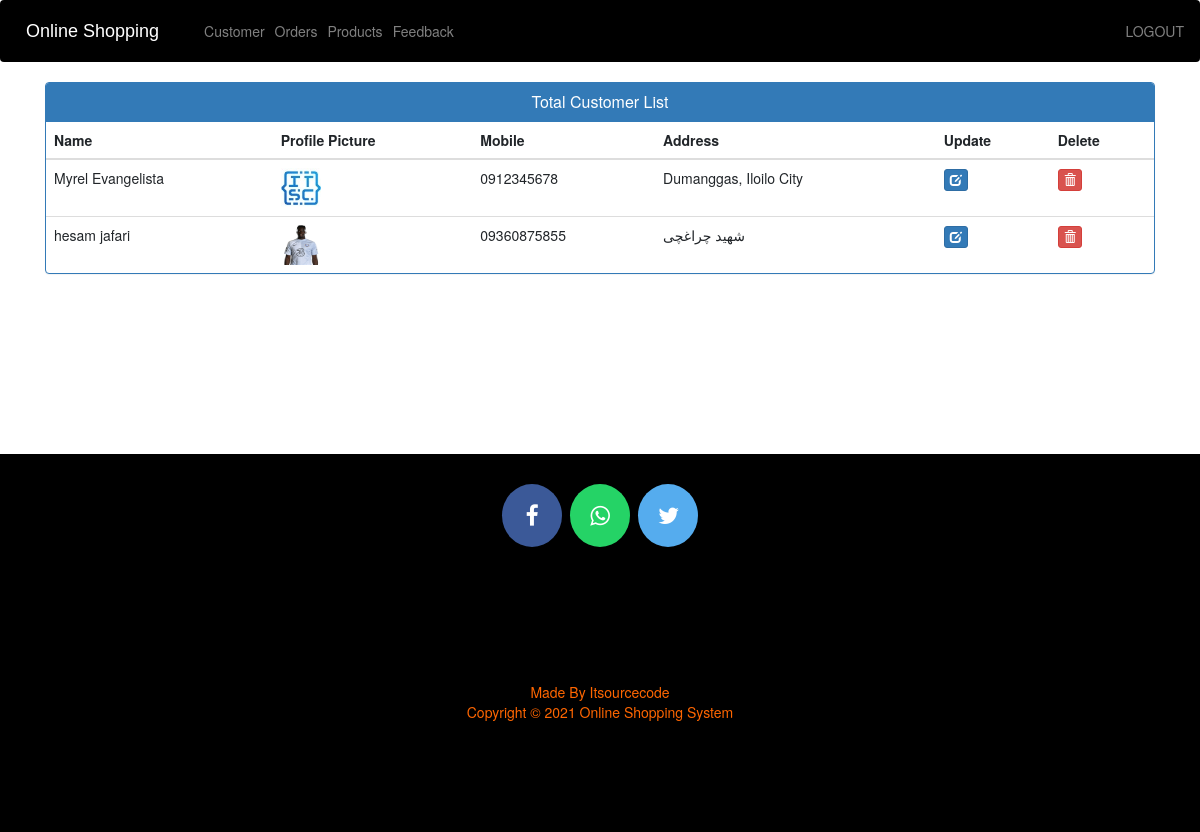
/view-customer (signed in), run on the app's committed database.
### ShopApp/models.py (models this page shows, shortened)
class Customer(models.Model):
    user=models.OneToOneField(User,on_delete=models.CASCADE)
    profile_pic= models.ImageField(upload_to='profile_pic/CustomerProfilePic/',null=True,blank=True)
    address = models.CharField(max_length=40)
    mobile = models.CharField(max_length=20,null=False)
    @property
    def get_name(self):
        return self.user.first_name+" "+self.user.last_name

### ShopApp/views.py (the view)
# urls.py: path('view-customer', views.view_customer_view,name='view-customer'),
@login_required(login_url='adminlogin')
def view_customer_view(request):
    customers=models.Customer.objects.all()
    return render(request,'ShopApp/view_customer.html',{'customers':customers})

### templates/ShopApp/view_customer.html (shortened to what this page needs)
{% extends 'ShopApp/admin_base.html' %}
{% load static %}
{% block content %}
<head>
  <link href="//netdna.bootstrapcdn.com/bootstrap/3.0.0/css/bootstrap.min.css" rel="stylesheet" id="bootstrap-css">
</head>
<div class="container">
  <div class="panel panel-primary">
    <div class="panel-heading">
      <h6 class="panel-title">Total Customer List</h6>
    </div>
    <table class="table table-hover" id="dev-table">
      <thead>
        <tr>
          <th>Name</th>
          <th>Profile Picture</th>
          <th>Mobile</th>
          <th>Address</th>
          <th>Update</th>
          <th>Delete</th>
        </tr>
      </thead>
      {% for c in customers %}
      <tr>
        <td> {{c.get_name}}</td>
        <td> <img src="{% static c.profile_pic.url %}" alt="Profile Pic" height="40px" width="40px" /></td>
        <td>{{c.mobile}}</td>
        <td>{{c.address}}</td>
        <td><a class="btn btn-primary btn-xs" href="{% url 'update-customer' c.id  %}"><span class="glyphicon glyphicon-edit"></span></a></td>
        <td><a class="btn btn-danger btn-xs" href="{% url 'delete-customer' c.id  %}"><span class="glyphicon glyphicon-trash"></span></a></td>
      </tr>
      {% endfor %}
    </table>
  </div>
</div>
{% endblock content %}

### templates/ShopApp/view_customer.html (style rules this page uses)
a:link { text-decoration: none; }
h6 { text-align: center; }

### data on the page
Customer: get_name "Myrel Evangelista", profile_pic (picture), mobile "0912345678", address "Dumanggas, Iloilo City"
Customer: get_name "hesam jafari", profile_pic (picture), mobile "09360875855", address "شهید چراغچی"
